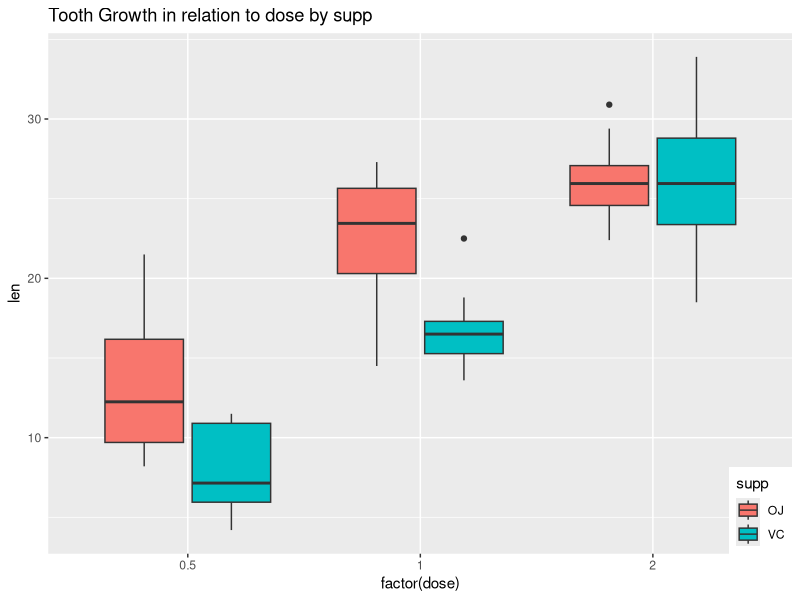

Generate this figure with R:
## ---- chunk 1
library(datasets)
data(ToothGrowth)
str(ToothGrowth)
## ---- chunk 2
ToothGrowth$dose <- as.factor(ToothGrowth$dose)
summary(ToothGrowth)
table(ToothGrowth$supp, ToothGrowth$dose)
## ---- chunk 3
library(ggplot2)
data(ToothGrowth)
df<- data.frame(ToothGrowth)
ggplot(df,aes(x=factor(dose), y=len, fill=supp)) +
  geom_boxplot() +
  theme(legend.position=c(1,0), legend.justification=c(1,0))+ 
  ggtitle("Tooth Growth in relation to dose by supp")







